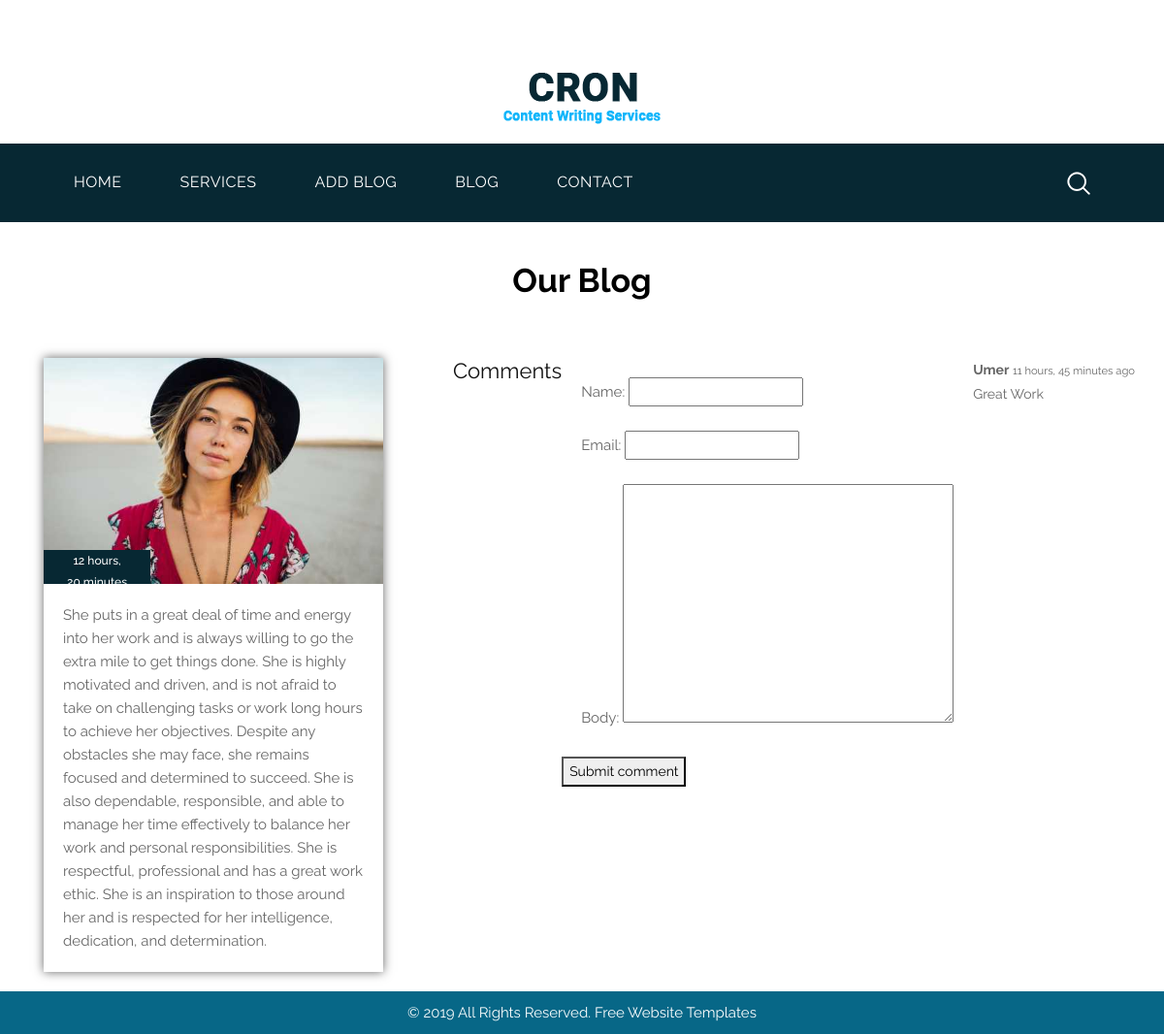
/detail/, run on the app's committed database.
### myapp/models.py (models this page shows, shortened)
class Post(models.Model):
    image= models.ImageField( upload_to='static')
    body = models.TextField(null=True)
    created_at = models.DateTimeField(auto_now_add=True)
    class Meta:
        ordering= ('-created_at',)

class Comment(models.Model):
    post = models.ForeignKey(Post, related_name='comments', on_delete=models.CASCADE)
    name = models.CharField(max_length=255)
    email = models.EmailField()
    body = models.TextField()
    created_at = models.DateTimeField(auto_now_add=True)

### myapp/views.py (the view)
# urls.py: path('detail/',views.detail, name='detail'),
def detail(request):
    post =Post.objects.first()
    if request.method == 'POST':
        form = CommentForm(request.POST)
        if form.is_valid():
            comment = form.save(commit=False)
            comment.post = post
            comment.save()
            return redirect('detail')
    else:
        form = CommentForm()
    return render(request, 'detail.html', {'post': post,'form': form})

### myapp/forms.py
class CommentForm(forms.ModelForm):
    class Meta:
        model = Comment
        fields = ('name', 'email', 'body')

### templates/detail.html (shortened to what this page needs)
{% extends 'base.html' %}
{% load static %}
{% block content %}
<div class="blog_main">
   <div class="container">
       <div class="row">
           <div class="col-sm-12">
               <h1 class="blog_text">Our Blog</h1>
           </div>
       </div>
       <div class="blog_section_2">
           <div class="row">
               <div class="col-sm-4">
                   <div class="section_1">
                       <div><img src="{{post.image.url}}" style="max-width: 100%;"></div>
                       <button type="button" class="date-bt">{{ post.created_at|timesince }}</button>
                       <p>{{post.body}}</p>
                   </div>
               </div>
               <h2 class="subtitle is-4">Comments</h2>
               <form method="post" class="mb-6">
                   {{ form.as_p }}
                   <div class="field">
                       <div class="control">
                           <button class="button is-success">Submit comment</button>
                       </div>
                   </div>
               </form>
               {% for comment in post.comments.all %}
                   <article class="media box">
                       <div class="media-content">
                           <strong>{{ comment.name }}</strong> <small>{{ comment.created_at|timesince }} ago</small><br>
                           {{comment.body}}
                       </div>
                   </article>
               {% endfor %}
       </div>
      </div>
</div>
{% endblock content%}

### static/style.css (style rules this page uses)
* { box-sizing: border-box !important; transition: ease all 0.5s; }
html { scroll-behavior: smooth; }
body { color: #666666; font-size: 14px; font-family: 'Raleway', sans-serif;; line-height: 1.80857; font-weight: normal; overflow-x: hidden; }
h1, h2, h3, h4, h5, h6 { letter-spacing: 0; font-weight: normal; position: relative; padding: 0 0 10px 0; font-weight: normal; line-height: normal; color: #111111; margin: 0 }
h1 { font-size: 24px }
h2 { font-size: 22px }
*, *::after, *::before { -webkit-box-sizing: border-box; -moz-box-sizing: border-box; box-sizing: border-box; }
p { margin: 20px; font-weight: 400; font-size: 15px; line-height: 24px; }
.blog_main { width: 100%; float: left; }
.blog_text { width: 100%; float: left; font-size: 34px; color: #000; text-align: center; font-weight: bold; padding-top: 40px; padding-bottom: 40px; }
.blog_section_2 { width: 100%; float: left; margin-top: 20px; margin-bottom: 20px; }
.section_1 { width: 100%; float: left; background-color: #fff; box-shadow: 0px 0px 10px 0px; }
.date-bt { background: #072833; border: none; color: #fff; width: 110px; height: 35px; font-size: 12px; margin-top: -35px; font-weight: 500; float: left; max-width: 100%; clear: both; position: relative; }

### data on the page
Post: image (picture), created_at "12 hours, 20 minutes", body "She puts in a great deal of time and energy into her work and is always willing to go the extra mile to get things done. She is highly motivated and driven, and is not afraid to take on challenging tasks or work long hours to achieve her objectives. Despite any obstacles she may face, she remains focused and determined to succeed. She is also dependable, responsible, and able to manage her time effectively to balance her work and personal responsibilities. She is respectful, professional and has a great work ethic. She is an inspiration to those around her and is respected for her intelligence, dedication, and determination."
Comment: name "Umer", created_at "11 hours, 45 minutes", body "Great Work"
